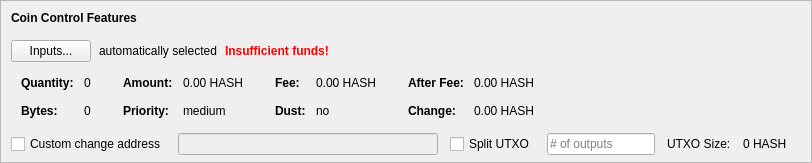
    <widget class="QFrame" name="frameCoinControl">
     <property name="sizePolicy">
      <sizepolicy hsizetype="Expanding" vsizetype="Expanding">
       <horstretch>0</horstretch>
       <verstretch>0</verstretch>
      </sizepolicy>
     </property>
     <property name="maximumSize">
      <size>
       <width>16777215</width>
       <height>16777215</height>
      </size>
     </property>
     <property name="frameShape">
      <enum>QFrame::StyledPanel</enum>
     </property>
     <property name="frameShadow">
      <enum>QFrame::Sunken</enum>
     </property>
     <layout class="QVBoxLayout" name="verticalLayoutCoinControl2">
      <property name="spacing">
       <number>0</number>
      </property>
      <property name="leftMargin">
       <number>0</number>
      </property>
      <property name="topMargin">
       <number>0</number>
      </property>
      <property name="rightMargin">
       <number>0</number>
      </property>
      <property name="bottomMargin">
       <number>6</number>
      </property>
      <item>
       <layout class="QVBoxLayout" name="verticalLayoutCoinControl" stretch="0,0,0,0,1">
        <property name="spacing">
         <number>0</number>
        </property>
        <property name="leftMargin">
         <number>10</number>
        </property>
        <property name="topMargin">
         <number>10</number>
        </property>
        <item>
         <layout class="QHBoxLayout" name="horizontalLayoutCoinControl1">
          <property name="bottomMargin">
           <number>15</number>
          </property>
          <item>
           <widget class="QLabel" name="labelCoinControlFeatures">
            <property name="sizePolicy">
             <sizepolicy hsizetype="Preferred" vsizetype="Maximum">
              <horstretch>0</horstretch>
              <verstretch>0</verstretch>
             </sizepolicy>
            </property>
            <property name="font">
             <font>
              <weight>75</weight>
              <bold>true</bold>
             </font>
            </property>
            <property name="styleSheet">
             <string notr="true">font-weight:bold;</string>
            </property>
            <property name="text">
             <string>Coin Control Features</string>
            </property>
           </widget>
          </item>
         </layout>
        </item>
        <item>
         <layout class="QHBoxLayout" name="horizontalLayoutCoinControl2" stretch="0,0,0,0">
          <property name="spacing">
           <number>8</number>
          </property>
          <property name="bottomMargin">
           <number>10</number>
          </property>
          <item>
           <widget class="QPushButton" name="pushButtonCoinControl">
            <property name="styleSheet">
             <string notr="true"/>
            </property>
            <property name="text">
             <string>Inputs...</string>
            </property>
            <property name="autoDefault">
             <bool>false</bool>
            </property>
           </widget>
          </item>
          <item>
           <widget class="QLabel" name="labelCoinControlAutomaticallySelected">
            <property name="text">
             <string>automatically selected</string>
            </property>
            <property name="margin">
             <number>5</number>
            </property>
           </widget>
          </item>
          <item>
           <widget class="QLabel" name="labelCoinControlInsuffFunds">
            <property name="font">
             <font>
              <weight>75</weight>
              <bold>true</bold>
             </font>
            </property>
            <property name="styleSheet">
             <string notr="true">color:red;font-weight:bold;</string>
            </property>
            <property name="text">
             <string>Insufficient funds!</string>
            </property>
            <property name="margin">
             <number>5</number>
            </property>
           </widget>
          </item>
          <item>
           <spacer name="horizontalSpacerCoinControl">
            <property name="orientation">
             <enum>Qt::Horizontal</enum>
            </property>
            <property name="sizeHint" stdset="0">
             <size>
              <width>40</width>
              <height>1</height>
             </size>
            </property>
           </spacer>
          </item>
         </layout>
        </item>
        <item>
         <widget class="QWidget" name="widgetCoinControl" native="true">
          <property name="sizePolicy">
           <sizepolicy hsizetype="Preferred" vsizetype="Preferred">
            <horstretch>0</horstretch>
            <verstretch>0</verstretch>
           </sizepolicy>
          </property>
          <property name="minimumSize">
           <size>
            <width>0</width>
            <height>0</height>
           </size>
          </property>
          <property name="styleSheet">
           <string notr="true"/>
          </property>
          <layout class="QHBoxLayout" name="horizontalLayoutCoinControl5">
           <property name="leftMargin">
            <number>0</number>
           </property>
           <property name="topMargin">
            <number>0</number>
           </property>
           <property name="rightMargin">
            <number>0</number>
           </property>
           <property name="bottomMargin">
            <number>0</number>
           </property>
           <item>
            <layout class="QHBoxLayout" name="horizontalLayoutCoinControl3" stretch="0,0,0,1">
             <property name="spacing">
              <number>20</number>
             </property>
             <property name="topMargin">
              <number>0</number>
             </property>
             <property name="bottomMargin">
              <number>10</number>
             </property>
             <item>
              <layout class="QFormLayout" name="formLayoutCoinControl1">
               <property name="horizontalSpacing">
                <number>10</number>
               </property>
               <property name="verticalSpacing">
                <number>14</number>
               </property>
               <property name="leftMargin">
                <number>10</number>
               </property>
               <property name="topMargin">
                <number>4</number>
               </property>
               <property name="rightMargin">
                <number>6</number>
               </property>
               <item row="0" column="0">
                <widget class="QLabel" name="labelCoinControlQuantityText">
                 <property name="font">
                  <font>
                   <weight>75</weight>
                   <bold>true</bold>
                  </font>
                 </property>
                 <property name="text">
                  <string>Quantity:</string>
                 </property>
                 <property name="margin">
                  <number>0</number>
                 </property>
                </widget>
               </item>
               <item row="0" column="1">
                <widget class="QLabel" name="labelCoinControlQuantity">
                 <property name="cursor">
                  <cursorShape>IBeamCursor</cursorShape>
                 </property>
                 <property name="contextMenuPolicy">
                  <enum>Qt::ActionsContextMenu</enum>
                 </property>
                 <property name="text">
                  <string notr="true">0</string>
                 </property>
                 <property name="margin">
                  <number>0</number>
                 </property>
                 <property name="textInteractionFlags">
                  <set>Qt::LinksAccessibleByMouse|Qt::TextSelectableByKeyboard|Qt::TextSelectableByMouse</set>
                 </property>
                </widget>
               </item>
               <item row="1" column="0">
                <widget class="QLabel" name="labelCoinControlBytesText">
                 <property name="font">
                  <font>
                   <weight>75</weight>
                   <bold>true</bold>
                  </font>
                 </property>
                 <property name="text">
                  <string>Bytes:</string>
                 </property>
                </widget>
               </item>
               <item row="1" column="1">
                <widget class="QLabel" name="labelCoinControlBytes">
                 <property name="cursor">
                  <cursorShape>IBeamCursor</cursorShape>
                 </property>
                 <property name="contextMenuPolicy">
                  <enum>Qt::ActionsContextMenu</enum>
                 </property>
                 <property name="text">
                  <string notr="true">0</string>
                 </property>
                 <property name="textInteractionFlags">
                  <set>Qt::LinksAccessibleByMouse|Qt::TextSelectableByKeyboard|Qt::TextSelectableByMouse</set>
                 </property>
                </widget>
               </item>
              </layout>
             </item>
             <item>
              <layout class="QFormLayout" name="formLayoutCoinControl2">
               <property name="horizontalSpacing">
                <number>10</number>
               </property>
               <property name="verticalSpacing">
                <number>14</number>
               </property>
               <property name="leftMargin">
                <number>6</number>
               </property>
               <property name="topMargin">
                <number>4</number>
               </property>
               <property name="rightMargin">
                <number>6</number>
               </property>
               <item row="0" column="0">
                <widget class="QLabel" name="labelCoinControlAmountText">
                 <property name="font">
                  <font>
                   <weight>75</weight>
                   <bold>true</bold>
                  </font>
                 </property>
                 <property name="text">
                  <string>Amount:</string>
                 </property>
                 <property name="margin">
                  <number>0</number>
                 </property>
                </widget>
               </item>
               <item row="0" column="1">
                <widget class="QLabel" name="labelCoinControlAmount">
                 <property name="cursor">
                  <cursorShape>IBeamCursor</cursorShape>
                 </property>
                 <property name="contextMenuPolicy">
                  <enum>Qt::ActionsContextMenu</enum>
                 </property>
                 <property name="text">
                  <string notr="true">0.00 HASH</string>
                 </property>
                 <property name="textInteractionFlags">
                  <set>Qt::LinksAccessibleByMouse|Qt::TextSelectableByKeyboard|Qt::TextSelectableByMouse</set>
                 </property>
                </widget>
               </item>
               <item row="1" column="0">
                <widget class="QLabel" name="labelCoinControlPriorityText">
                 <property name="font">
                  <font>
                   <weight>75</weight>
                   <bold>true</bold>
                  </font>
                 </property>
                 <property name="text">
                  <string>Priority:</string>
                 </property>
                </widget>
               </item>
               <item row="1" column="1">
                <widget class="QLabel" name="labelCoinControlPriority">
                 <property name="cursor">
                  <cursorShape>IBeamCursor</cursorShape>
                 </property>
                 <property name="contextMenuPolicy">
                  <enum>Qt::ActionsContextMenu</enum>
                 </property>
                 <property name="text">
                  <string>medium</string>
                 </property>
                 <property name="textInteractionFlags">
                  <set>Qt::LinksAccessibleByMouse|Qt::TextSelectableByKeyboard|Qt::TextSelectableByMouse</set>
                 </property>
                </widget>
               </item>
              </layout>
             </item>
             <item>
              <layout class="QFormLayout" name="formLayoutCoinControl3">
               <property name="horizontalSpacing">
                <number>10</number>
               </property>
               <property name="verticalSpacing">
                <number>14</number>
               </property>
               <property name="leftMargin">
                <number>6</number>
               </property>
               <property name="topMargin">
                <number>4</number>
               </property>
               <property name="rightMargin">
                <number>6</number>
               </property>
               <item row="0" column="0">
                <widget class="QLabel" name="labelCoinControlFeeText">
                 <property name="font">
                  <font>
                   <weight>75</weight>
                   <bold>true</bold>
                  </font>
                 </property>
                 <property name="text">
                  <string>Fee:</string>
                 </property>
                 <property name="margin">
                  <number>0</number>
                 </property>
                </widget>
               </item>
               <item row="0" column="1">
                <widget class="QLabel" name="labelCoinControlFee">
                 <property name="cursor">
                  <cursorShape>IBeamCursor</cursorShape>
                 </property>
                 <property name="contextMenuPolicy">
                  <enum>Qt::ActionsContextMenu</enum>
                 </property>
                 <property name="text">
                  <string notr="true">0.00 HASH</string>
                 </property>
                 <property name="textInteractionFlags">
                  <set>Qt::LinksAccessibleByMouse|Qt::TextSelectableByKeyboard|Qt::TextSelectableByMouse</set>
                 </property>
                </widget>
               </item>
               <item row="1" column="0">
                <widget class="QLabel" name="labelCoinControlLowOutputText">
                 <property name="font">
                  <font>
                   <weight>75</weight>
                   <bold>true</bold>
                  </font>
                 </property>
                 <property name="text">
                  <string>Dust:</string>
                 </property>
                </widget>
               </item>
               <item row="1" column="1">
                <widget class="QLabel" name="labelCoinControlLowOutput">
                 <property name="cursor">
                  <cursorShape>IBeamCursor</cursorShape>
                 </property>
                 <property name="contextMenuPolicy">
                  <enum>Qt::ActionsContextMenu</enum>
                 </property>
                 <property name="text">
                  <string>no</string>
                 </property>
                 <property name="textInteractionFlags">
                  <set>Qt::LinksAccessibleByMouse|Qt::TextSelectableByKeyboard|Qt::TextSelectableByMouse</set>
                 </property>
                </widget>
               </item>
              </layout>
             </item>
             <item>
              <layout class="QFormLayout" name="formLayoutCoinControl4">
               <property name="horizontalSpacing">
                <number>10</number>
               </property>
               <property name="verticalSpacing">
                <number>14</number>
               </property>
               <property name="leftMargin">
                <number>6</number>
               </property>
               <property name="topMargin">
                <number>4</number>
               </property>
               <property name="rightMargin">
                <number>6</number>
               </property>
               <item row="0" column="0">
                <widget class="QLabel" name="labelCoinControlAfterFeeText">
                 <property name="font">
                  <font>
                   <weight>75</weight>
                   <bold>true</bold>
                  </font>
                 </property>
                 <property name="text">
                  <string>After Fee:</string>
                 </property>
                 <property name="margin">
                  <number>0</number>
                 </property>
                </widget>
               </item>
               <item row="0" column="1">
                <widget class="QLabel" name="labelCoinControlAfterFee">
                 <property name="cursor">
                  <cursorShape>IBeamCursor</cursorShape>
                 </property>
                 <property name="contextMenuPolicy">
                  <enum>Qt::ActionsContextMenu</enum>
                 </property>
                 <property name="text">
                  <string notr="true">0.00 HASH</string>
                 </property>
                 <property name="textInteractionFlags">
                  <set>Qt::LinksAccessibleByMouse|Qt::TextSelectableByKeyboard|Qt::TextSelectableByMouse</set>
                 </property>
                </widget>
               </item>
               <item row="1" column="0">
                <widget class="QLabel" name="labelCoinControlChangeText">
                 <property name="font">
                  <font>
                   <weight>75</weight>
                   <bold>true</bold>
                  </font>
                 </property>
                 <property name="text">
                  <string>Change:</string>
                 </property>
                </widget>
               </item>
               <item row="1" column="1">
                <widget class="QLabel" name="labelCoinControlChange">
                 <property name="cursor">
                  <cursorShape>IBeamCursor</cursorShape>
                 </property>
                 <property name="contextMenuPolicy">
                  <enum>Qt::ActionsContextMenu</enum>
                 </property>
                 <property name="text">
                  <string notr="true">0.00 HASH</string>
                 </property>
                 <property name="textInteractionFlags">
                  <set>Qt::LinksAccessibleByMouse|Qt::TextSelectableByKeyboard|Qt::TextSelectableByMouse</set>
                 </property>
                </widget>
               </item>
              </layout>
             </item>
            </layout>
           </item>
          </layout>
         </widget>
        </item>
        <item>
         <layout class="QHBoxLayout" name="horizontalLayoutCoinControl4" stretch="0,0,0,0,0,0,0">
          <property name="spacing">
           <number>12</number>
          </property>
          <property name="sizeConstraint">
           <enum>QLayout::SetDefaultConstraint</enum>
          </property>
          <property name="topMargin">
           <number>5</number>
          </property>
          <property name="rightMargin">
           <number>5</number>
          </property>
          <item>
           <widget class="QCheckBox" name="checkBoxCoinControlChange">
            <property name="toolTip">
             <string>If this is activated, but the change address is empty or invalid, change will be sent to a newly generated address.</string>
            </property>
            <property name="text">
             <string>Custom change address</string>
            </property>
           </widget>
          </item>
          <item>
           <widget class="QValidatedLineEdit" name="lineEditCoinControlChange">
            <property name="enabled">
             <bool>false</bool>
            </property>
            <property name="sizePolicy">
             <sizepolicy hsizetype="Expanding" vsizetype="Fixed">
              <horstretch>0</horstretch>
              <verstretch>0</verstretch>
             </sizepolicy>
            </property>
           </widget>
          </item>
          <item>
           <widget class="QCheckBox" name="splitBlockCheckBox">
            <property name="text">
             <string>Split UTXO</string>
            </property>
           </widget>
          </item>
          <item>
           <widget class="QLineEdit" name="splitBlockLineEdit">
            <property name="sizePolicy">
             <sizepolicy hsizetype="Fixed" vsizetype="Fixed">
              <horstretch>50</horstretch>
              <verstretch>0</verstretch>
             </sizepolicy>
            </property>
            <property name="placeholderText">
             <string># of outputs</string>
            </property>
           </widget>
          </item>
          <item>
           <widget class="QLabel" name="labelBlockSizeText">
            <property name="text">
             <string>UTXO Size:</string>
            </property>
           </widget>
          </item>
          <item>
           <widget class="QLabel" name="labelBlockSize">
            <property name="text">
             <string>0 HASH</string>
            </property>
           </widget>
          </item>
          <item>
           <widget class="QLabel" name="labelCoinControlChangeLabel">
            <property name="sizePolicy">
             <sizepolicy hsizetype="Preferred" vsizetype="Expanding">
              <horstretch>0</horstretch>
              <verstretch>0</verstretch>
             </sizepolicy>
            </property>
            <property name="minimumSize">
             <size>
              <width>0</width>
              <height>0</height>
             </size>
            </property>
            <property name="text">
             <string/>
            </property>
            <property name="margin">
             <number>3</number>
            </property>
           </widget>
          </item>
         </layout>
        </item>
        <item>
         <spacer name="verticalSpacerCoinControl">
          <property name="orientation">
           <enum>Qt::Vertical</enum>
          </property>
          <property name="sizeHint" stdset="0">
           <size>
            <width>800</width>
            <height>1</height>
           </size>
          </property>
         </spacer>
        </item>
       </layout>
      </item>
     </layout>
    </widget>
